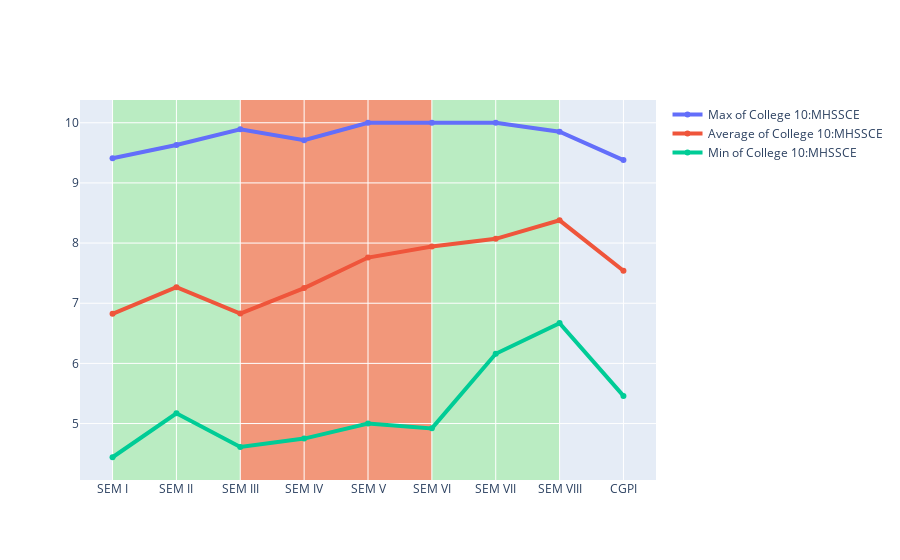
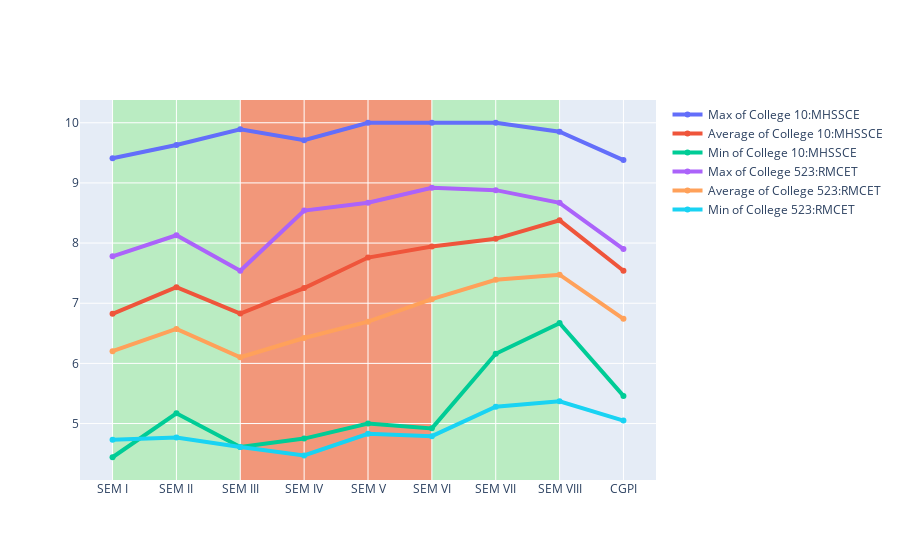
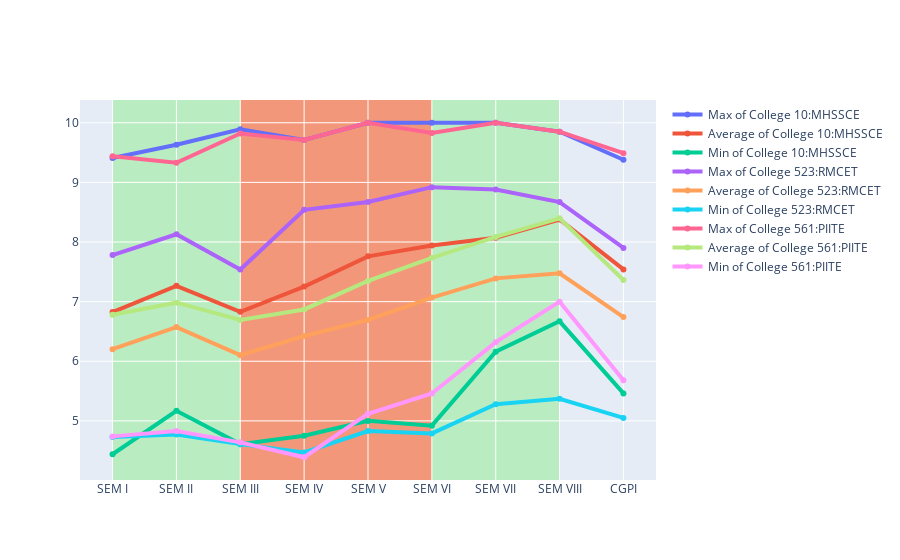
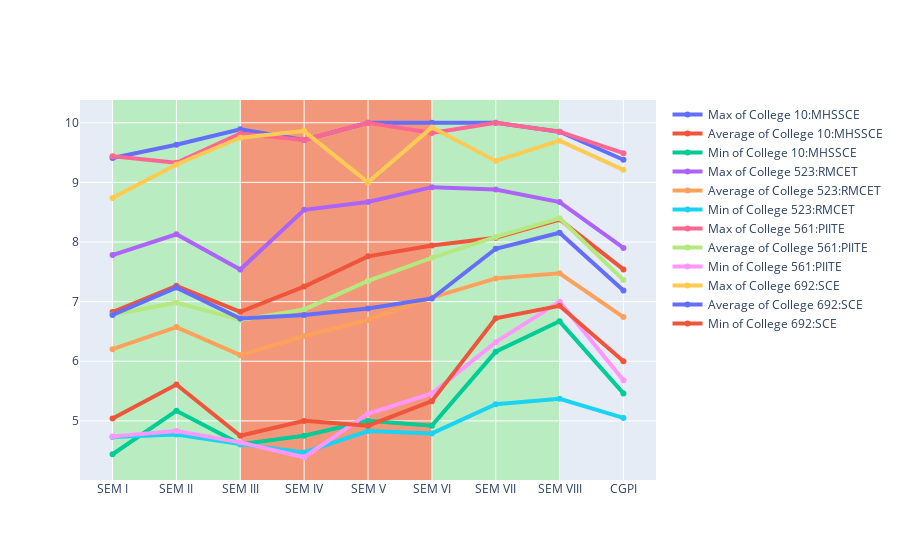

Source (notebook cell) for these figures, in order:
### Code cell
counter = pd.read_csv("./csv_db/counter.csv")
mean_df = pd.read_csv('./csv_db/mean_df.csv')
max_df = pd.read_csv('./csv_db/max_df.csv')
min_df = pd.read_csv('./csv_db/min_df.csv')
template = pd.read_csv('./csv_db/template.csv')
fig = go.Figure()
sub_dep = 'COMPUTER ENGINEERING'
for sub_college in regular['college_code'].unique():
    
    
    mean_college = []
    max_college = []
    min_college = []
    for x in ['sem_1','sem_2','sem_3','sem_4','sem_5','sem_6','sem_7','sem_8','cgpi']:

            mean_college.append(float(mean_df[(mean_df['college_code']==sub_college) & (mean_df['department']==sub_dep)][x]))
            max_college.append(float(max_df[(max_df['college_code']==sub_college) & (max_df['department']==sub_dep)][x]))
            min_college.append(float(min_df[(min_df['college_code']==sub_college) & (min_df['department']==sub_dep)][x]))
    
    sem = ["SEM I","SEM II","SEM III","SEM IV","SEM V","SEM VI","SEM VII","SEM VIII","CGPI"]   
    # Add scatter trace for line
    fig.add_trace(go.Scatter(x=sem, y=max_college, name='Max of College '+sub_college,
                            line=dict( width=4)))
    fig.add_trace(go.Scatter(x=sem, y=mean_college, name='Average of College '+sub_college,
                            line=dict( width=4)))
    fig.add_trace(go.Scatter(x=sem, y=min_college, name = 'Min of College '+sub_college,
                            line=dict( width=4)))


    fig.update_layout(
        shapes=[
            # 1st highlight
            dict(
                type="rect",
                # x-reference is assigned to the x-values
                xref="x",
                # y-reference is assigned to the plot paper [0,1]
                yref="paper",
                x0="SEM I",
                y0=0,
                x1="SEM III",
                y1=1,
                fillcolor="LightGreen",
                opacity=0.5,
                layer="below",
                line_width=0,
            ),
            # 2nd highlight
            dict(
                type="rect",
                xref="x",
                yref="paper",
                x0="SEM III",
                y0=0,
                x1="SEM VI",
                y1=1,
                fillcolor="orangered",
                opacity=0.5,
                layer="below",
                line_width=0,
            ),
            # 3rd highlight 
            dict(
                type="rect",
                xref="x",
                yref="paper",
                x0="SEM VI",
                y0=0,
                x1="SEM VIII",
                y1=1,
                fillcolor="LightGreen",
                opacity=0.5,
                layer="below",
                line_width=0,
            )
        ]
    )

    fig.show()

### Figure 1 — Plotly figure (JSON) as saved in the notebook; plotly's stock layout.template omitted (floating-point values rounded to 4 significant figures)
{"data": [{"line": {"width": 4}, "name": "Max of College 10:MHSSCE", "type": "scatter", "x": ["SEM I", "SEM II", "SEM III", "SEM IV", "SEM V", "SEM VI", "SEM VII", "SEM VIII", "CGPI"], "y": [9.41, 9.63, 9.89, 9.71, 10, 10, 10, 9.85, 9.38]}, {"line": {"width": 4}, "name": "Average of College 10:MHSSCE", "type": "scatter", "x": ["SEM I", "SEM II", "SEM III", "SEM IV", "SEM V", "SEM VI", "SEM VII", "SEM VIII", "CGPI"], "y": [6.825, 7.266, 6.829, 7.252, 7.759, 7.942, 8.071, 8.378, 7.541]}, {"line": {"width": 4}, "name": "Min of College 10:MHSSCE", "type": "scatter", "x": ["SEM I", "SEM II", "SEM III", "SEM IV", "SEM V", "SEM VI", "SEM VII", "SEM VIII", "CGPI"], "y": [4.44, 5.17, 4.61, 4.75, 5, 4.92, 6.16, 6.67, 5.46]}], "layout": {"shapes": [{"fillcolor": "LightGreen", "layer": "below", "line": {"width": 0}, "opacity": 0.5, "type": "rect", "x0": "SEM I", "x1": "SEM III", "xref": "x", "y0": 0, "y1": 1, "yref": "paper"}, {"fillcolor": "orangered", "layer": "below", "line": {"width": 0}, "opacity": 0.5, "type": "rect", "x0": "SEM III", "x1": "SEM VI", "xref": "x", "y0": 0, "y1": 1, "yref": "paper"}, {"fillcolor": "LightGreen", "layer": "below", "line": {"width": 0}, "opacity": 0.5, "type": "rect", "x0": "SEM VI", "x1": "SEM VIII", "xref": "x", "y0": 0, "y1": 1, "yref": "paper"}]}}

### Figure 2 — Plotly figure (JSON) as saved in the notebook; plotly's stock layout.template omitted (floating-point values rounded to 4 significant figures)
{"data": [{"line": {"width": 4}, "name": "Max of College 10:MHSSCE", "type": "scatter", "x": ["SEM I", "SEM II", "SEM III", "SEM IV", "SEM V", "SEM VI", "SEM VII", "SEM VIII", "CGPI"], "y": [9.41, 9.63, 9.89, 9.71, 10, 10, 10, 9.85, 9.38]}, {"line": {"width": 4}, "name": "Average of College 10:MHSSCE", "type": "scatter", "x": ["SEM I", "SEM II", "SEM III", "SEM IV", "SEM V", "SEM VI", "SEM VII", "SEM VIII", "CGPI"], "y": [6.825, 7.266, 6.829, 7.252, 7.759, 7.942, 8.071, 8.378, 7.541]}, {"line": {"width": 4}, "name": "Min of College 10:MHSSCE", "type": "scatter", "x": ["SEM I", "SEM II", "SEM III", "SEM IV", "SEM V", "SEM VI", "SEM VII", "SEM VIII", "CGPI"], "y": [4.44, 5.17, 4.61, 4.75, 5, 4.92, 6.16, 6.67, 5.46]}, {"line": {"width": 4}, "name": "Max of College 523:RMCET", "type": "scatter", "x": ["SEM I", "SEM II", "SEM III", "SEM IV", "SEM V", "SEM VI", "SEM VII", "SEM VIII", "CGPI"], "y": [7.78, 8.13, 7.54, 8.54, 8.67, 8.92, 8.88, 8.67, 7.9]}, {"line": {"width": 4}, "name": "Average of College 523:RMCET", "type": "scatter", "x": ["SEM I", "SEM II", "SEM III", "SEM IV", "SEM V", "SEM VI", "SEM VII", "SEM VIII", "CGPI"], "y": [6.203, 6.574, 6.102, 6.422, 6.693, 7.068, 7.39, 7.475, 6.741]}, {"line": {"width": 4}, "name": "Min of College 523:RMCET", "type": "scatter", "x": ["SEM I", "SEM II", "SEM III", "SEM IV", "SEM V", "SEM VI", "SEM VII", "SEM VIII", "CGPI"], "y": [4.73, 4.77, 4.61, 4.47, 4.83, 4.79, 5.28, 5.37, 5.05]}], "layout": {"shapes": [{"fillcolor": "LightGreen", "layer": "below", "line": {"width": 0}, "opacity": 0.5, "type": "rect", "x0": "SEM I", "x1": "SEM III", "xref": "x", "y0": 0, "y1": 1, "yref": "paper"}, {"fillcolor": "orangered", "layer": "below", "line": {"width": 0}, "opacity": 0.5, "type": "rect", "x0": "SEM III", "x1": "SEM VI", "xref": "x", "y0": 0, "y1": 1, "yref": "paper"}, {"fillcolor": "LightGreen", "layer": "below", "line": {"width": 0}, "opacity": 0.5, "type": "rect", "x0": "SEM VI", "x1": "SEM VIII", "xref": "x", "y0": 0, "y1": 1, "yref": "paper"}]}}

### Figure 3 — Plotly figure (JSON) as saved in the notebook; plotly's stock layout.template omitted (floating-point values rounded to 4 significant figures)
{"data": [{"line": {"width": 4}, "name": "Max of College 10:MHSSCE", "type": "scatter", "x": ["SEM I", "SEM II", "SEM III", "SEM IV", "SEM V", "SEM VI", "SEM VII", "SEM VIII", "CGPI"], "y": [9.41, 9.63, 9.89, 9.71, 10, 10, 10, 9.85, 9.38]}, {"line": {"width": 4}, "name": "Average of College 10:MHSSCE", "type": "scatter", "x": ["SEM I", "SEM II", "SEM III", "SEM IV", "SEM V", "SEM VI", "SEM VII", "SEM VIII", "CGPI"], "y": [6.825, 7.266, 6.829, 7.252, 7.759, 7.942, 8.071, 8.378, 7.541]}, {"line": {"width": 4}, "name": "Min of College 10:MHSSCE", "type": "scatter", "x": ["SEM I", "SEM II", "SEM III", "SEM IV", "SEM V", "SEM VI", "SEM VII", "SEM VIII", "CGPI"], "y": [4.44, 5.17, 4.61, 4.75, 5, 4.92, 6.16, 6.67, 5.46]}, {"line": {"width": 4}, "name": "Max of College 523:RMCET", "type": "scatter", "x": ["SEM I", "SEM II", "SEM III", "SEM IV", "SEM V", "SEM VI", "SEM VII", "SEM VIII", "CGPI"], "y": [7.78, 8.13, 7.54, 8.54, 8.67, 8.92, 8.88, 8.67, 7.9]}, {"line": {"width": 4}, "name": "Average of College 523:RMCET", "type": "scatter", "x": ["SEM I", "SEM II", "SEM III", "SEM IV", "SEM V", "SEM VI", "SEM VII", "SEM VIII", "CGPI"], "y": [6.203, 6.574, 6.102, 6.422, 6.693, 7.068, 7.39, 7.475, 6.741]}, {"line": {"width": 4}, "name": "Min of College 523:RMCET", "type": "scatter", "x": ["SEM I", "SEM II", "SEM III", "SEM IV", "SEM V", "SEM VI", "SEM VII", "SEM VIII", "CGPI"], "y": [4.73, 4.77, 4.61, 4.47, 4.83, 4.79, 5.28, 5.37, 5.05]}, {"line": {"width": 4}, "name": "Max of College 561:PIITE", "type": "scatter", "x": ["SEM I", "SEM II", "SEM III", "SEM IV", "SEM V", "SEM VI", "SEM VII", "SEM VIII", "CGPI"], "y": [9.44, 9.33, 9.82, 9.71, 10, 9.83, 10, 9.85, 9.49]}, {"line": {"width": 4}, "name": "Average of College 561:PIITE", "type": "scatter", "x": ["SEM I", "SEM II", "SEM III", "SEM IV", "SEM V", "SEM VI", "SEM VII", "SEM VIII", "CGPI"], "y": [6.781, 6.983, 6.692, 6.869, 7.348, 7.735, 8.085, 8.398, 7.362]}, {"line": {"width": 4}, "name": "Min of College 561:PIITE", "type": "scatter", "x": ["SEM I", "SEM II", "SEM III", "SEM IV", "SEM V", "SEM VI", "SEM VII", "SEM VIII", "CGPI"], "y": [4.74, 4.83, 4.64, 4.39, 5.12, 5.46, 6.32, 7, 5.68]}], "layout": {"shapes": [{"fillcolor": "LightGreen", "layer": "below", "line": {"width": 0}, "opacity": 0.5, "type": "rect", "x0": "SEM I", "x1": "SEM III", "xref": "x", "y0": 0, "y1": 1, "yref": "paper"}, {"fillcolor": "orangered", "layer": "below", "line": {"width": 0}, "opacity": 0.5, "type": "rect", "x0": "SEM III", "x1": "SEM VI", "xref": "x", "y0": 0, "y1": 1, "yref": "paper"}, {"fillcolor": "LightGreen", "layer": "below", "line": {"width": 0}, "opacity": 0.5, "type": "rect", "x0": "SEM VI", "x1": "SEM VIII", "xref": "x", "y0": 0, "y1": 1, "yref": "paper"}]}}

### Figure 4 — Plotly figure (JSON) as saved in the notebook; plotly's stock layout.template omitted (floating-point values rounded to 4 significant figures)
{"data": [{"line": {"width": 4}, "name": "Max of College 10:MHSSCE", "type": "scatter", "x": ["SEM I", "SEM II", "SEM III", "SEM IV", "SEM V", "SEM VI", "SEM VII", "SEM VIII", "CGPI"], "y": [9.41, 9.63, 9.89, 9.71, 10, 10, 10, 9.85, 9.38]}, {"line": {"width": 4}, "name": "Average of College 10:MHSSCE", "type": "scatter", "x": ["SEM I", "SEM II", "SEM III", "SEM IV", "SEM V", "SEM VI", "SEM VII", "SEM VIII", "CGPI"], "y": [6.825, 7.266, 6.829, 7.252, 7.759, 7.942, 8.071, 8.378, 7.541]}, {"line": {"width": 4}, "name": "Min of College 10:MHSSCE", "type": "scatter", "x": ["SEM I", "SEM II", "SEM III", "SEM IV", "SEM V", "SEM VI", "SEM VII", "SEM VIII", "CGPI"], "y": [4.44, 5.17, 4.61, 4.75, 5, 4.92, 6.16, 6.67, 5.46]}, {"line": {"width": 4}, "name": "Max of College 523:RMCET", "type": "scatter", "x": ["SEM I", "SEM II", "SEM III", "SEM IV", "SEM V", "SEM VI", "SEM VII", "SEM VIII", "CGPI"], "y": [7.78, 8.13, 7.54, 8.54, 8.67, 8.92, 8.88, 8.67, 7.9]}, {"line": {"width": 4}, "name": "Average of College 523:RMCET", "type": "scatter", "x": ["SEM I", "SEM II", "SEM III", "SEM IV", "SEM V", "SEM VI", "SEM VII", "SEM VIII", "CGPI"], "y": [6.203, 6.574, 6.102, 6.422, 6.693, 7.068, 7.39, 7.475, 6.741]}, {"line": {"width": 4}, "name": "Min of College 523:RMCET", "type": "scatter", "x": ["SEM I", "SEM II", "SEM III", "SEM IV", "SEM V", "SEM VI", "SEM VII", "SEM VIII", "CGPI"], "y": [4.73, 4.77, 4.61, 4.47, 4.83, 4.79, 5.28, 5.37, 5.05]}, {"line": {"width": 4}, "name": "Max of College 561:PIITE", "type": "scatter", "x": ["SEM I", "SEM II", "SEM III", "SEM IV", "SEM V", "SEM VI", "SEM VII", "SEM VIII", "CGPI"], "y": [9.44, 9.33, 9.82, 9.71, 10, 9.83, 10, 9.85, 9.49]}, {"line": {"width": 4}, "name": "Average of College 561:PIITE", "type": "scatter", "x": ["SEM I", "SEM II", "SEM III", "SEM IV", "SEM V", "SEM VI", "SEM VII", "SEM VIII", "CGPI"], "y": [6.781, 6.983, 6.692, 6.869, 7.348, 7.735, 8.085, 8.398, 7.362]}, {"line": {"width": 4}, "name": "Min of College 561:PIITE", "type": "scatter", "x": ["SEM I", "SEM II", "SEM III", "SEM IV", "SEM V", "SEM VI", "SEM VII", "SEM VIII", "CGPI"], "y": [4.74, 4.83, 4.64, 4.39, 5.12, 5.46, 6.32, 7, 5.68]}, {"line": {"width": 4}, "name": "Max of College 692:SCE", "type": "scatter", "x": ["SEM I", "SEM II", "SEM III", "SEM IV", "SEM V", "SEM VI", "SEM VII", "SEM VIII", "CGPI"], "y": [8.74, 9.3, 9.75, 9.86, 9, 9.92, 9.36, 9.7, 9.21]}, {"line": {"width": 4}, "name": "Average of College 692:SCE", "type": "scatter", "x": ["SEM I", "SEM II", "SEM III", "SEM IV", "SEM V", "SEM VI", "SEM VII", "SEM VIII", "CGPI"], "y": [6.778, 7.235, 6.718, 6.776, 6.885, 7.053, 7.887, 8.154, 7.186]}, {"line": {"width": 4}, "name": "Min of College 692:SCE", "type": "scatter", "x": ["SEM I", "SEM II", "SEM III", "SEM IV", "SEM V", "SEM VI", "SEM VII", "SEM VIII", "CGPI"], "y": [5.04, 5.61, 4.75, 5, 4.92, 5.33, 6.72, 6.93, 6]}], "layout": {"shapes": [{"fillcolor": "LightGreen", "layer": "below", "line": {"width": 0}, "opacity": 0.5, "type": "rect", "x0": "SEM I", "x1": "SEM III", "xref": "x", "y0": 0, "y1": 1, "yref": "paper"}, {"fillcolor": "orangered", "layer": "below", "line": {"width": 0}, "opacity": 0.5, "type": "rect", "x0": "SEM III", "x1": "SEM VI", "xref": "x", "y0": 0, "y1": 1, "yref": "paper"}, {"fillcolor": "LightGreen", "layer": "below", "line": {"width": 0}, "opacity": 0.5, "type": "rect", "x0": "SEM VI", "x1": "SEM VIII", "xref": "x", "y0": 0, "y1": 1, "yref": "paper"}]}}
